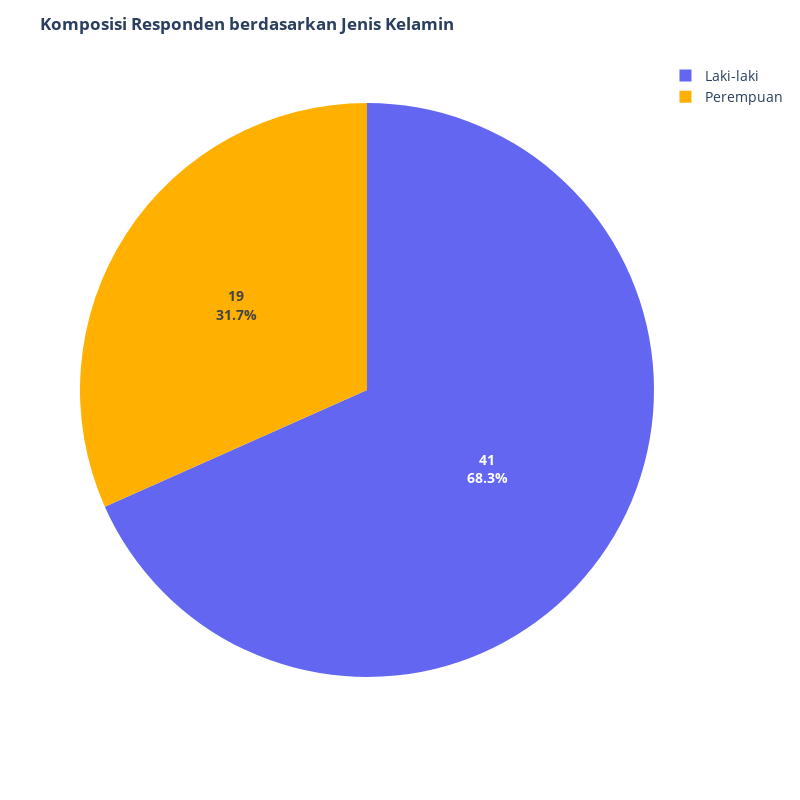

The cell this chart's notebook holds for it:
### Markdown cell above
## Demografi Responden

### Code cell
fig = px.pie(masalah, names='jenis_kelamin', 
             color='jenis_kelamin',
             color_discrete_map={
                 'Perempuan': '#FFB000', 
                 'Laki-laki': '#6366f1'
             })
fig.update_layout(
    title='<b>Komposisi Responden berdasarkan Jenis Kelamin</b>',
    width=800,
    height=800,
    legend=dict(font=dict(size=14))
)
fig.update_traces(textinfo='value+percent',
                  insidetextfont=dict(size=14, weight='bold'))
pio.write_image(fig, "svg/komposisi-jenis-kelamin.svg", format="svg")
fig.show()

### Figure 1 — Plotly figure (JSON) as saved in the notebook; plotly's stock layout.template omitted (floating-point values rounded to 4 significant figures)
{"data": [{"customdata": [["Perempuan"], ["Perempuan"], ["Perempuan"], ["Laki-laki"], ["Laki-laki"], ["Laki-laki"], ["Laki-laki"], ["Laki-laki"], ["Laki-laki"], ["Laki-laki"], ["Laki-laki"], ["Laki-laki"], ["Laki-laki"], ["Laki-laki"], ["Laki-laki"], ["Perempuan"], ["Perempuan"], ["Laki-laki"], ["Perempuan"], ["Laki-laki"], ["Laki-laki"], ["Laki-laki"], ["Laki-laki"], ["Laki-laki"], ["Laki-laki"], ["Perempuan"], ["Laki-laki"], ["Perempuan"], ["Laki-laki"], ["Laki-laki"], ["Laki-laki"], ["Perempuan"], ["Laki-laki"], ["Laki-laki"], ["Perempuan"], ["Laki-laki"], ["Laki-laki"], ["Perempuan"], ["Perempuan"], ["Laki-laki"], ["Laki-laki"], ["Perempuan"], ["Laki-laki"], ["Laki-laki"], ["Laki-laki"], ["Laki-laki"], ["Laki-laki"], ["Laki-laki"], ["Laki-laki"], ["Laki-laki"], ["Laki-laki"], ["Perempuan"], ["Perempuan"], ["Perempuan"], ["Perempuan"], ["Perempuan"], ["Laki-laki"], ["Laki-laki"], ["Laki-laki"], ["Perempuan"]], "domain": {"x": [0, 1], "y": [0, 1]}, "hovertemplate": "jenis_kelamin=%{customdata[0]}<extra></extra>", "insidetextfont": {"size": 14, "weight": "bold"}, "labels": ["Perempuan", "Perempuan", "Perempuan", "Laki-laki", "Laki-laki", "Laki-laki", "Laki-laki", "Laki-laki", "Laki-laki", "Laki-laki", "Laki-laki", "Laki-laki", "Laki-laki", "Laki-laki", "Laki-laki", "Perempuan", "Perempuan", "Laki-laki", "Perempuan", "Laki-laki", "Laki-laki", "Laki-laki", "Laki-laki", "Laki-laki", "Laki-laki", "Perempuan", "Laki-laki", "Perempuan", "Laki-laki", "Laki-laki", "Laki-laki", "Perempuan", "Laki-laki", "Laki-laki", "Perempuan", "Laki-laki", "Laki-laki", "Perempuan", "Perempuan", "Laki-laki", "Laki-laki", "Perempuan", "Laki-laki", "Laki-laki", "Laki-laki", "Laki-laki", "Laki-laki", "Laki-laki", "Laki-laki", "Laki-laki", "Laki-laki", "Perempuan", "Perempuan", "Perempuan", "Perempuan", "Perempuan", "Laki-laki", "Laki-laki", "Laki-laki", "Perempuan"], "legendgroup": "", "marker": {"colors": ["#FFB000", "#FFB000", "#FFB000", "#6366f1", "#6366f1", "#6366f1", "#6366f1", "#6366f1", "#6366f1", "#6366f1", "#6366f1", "#6366f1", "#6366f1", "#6366f1", "#6366f1", "#FFB000", "#FFB000", "#6366f1", "#FFB000", "#6366f1", "#6366f1", "#6366f1", "#6366f1", "#6366f1", "#6366f1", "#FFB000", "#6366f1", "#FFB000", "#6366f1", "#6366f1", "#6366f1", "#FFB000", "#6366f1", "#6366f1", "#FFB000", "#6366f1", "#6366f1", "#FFB000", "#FFB000", "#6366f1", "#6366f1", "#FFB000", "#6366f1", "#6366f1", "#6366f1", "#6366f1", "#6366f1", "#6366f1", "#6366f1", "#6366f1", "#6366f1", "#FFB000", "#FFB000", "#FFB000", "#FFB000", "#FFB000", "#6366f1", "#6366f1", "#6366f1", "#FFB000"]}, "name": "", "showlegend": true, "textinfo": "value+percent", "type": "pie"}], "layout": {"height": 800, "legend": {"font": {"size": 14}, "tracegroupgap": 0}, "margin": {"t": 60}, "title": {"text": "<b>Komposisi Responden berdasarkan Jenis Kelamin</b>"}, "width": 800}}
